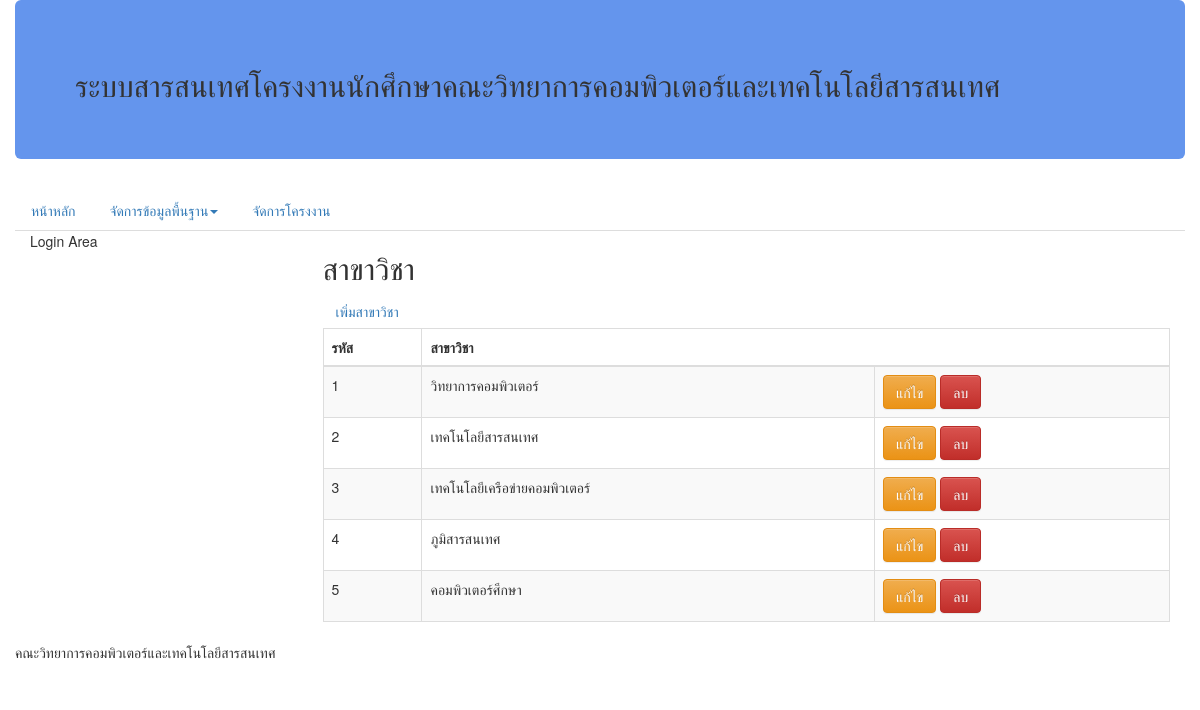
The app's page /program_list.php with its own data.
### tables this page shows
CREATE TABLE IF NOT EXISTS `program` (
  `prg_id` int(11) NOT NULL AUTO_INCREMENT,
  `prg_name` varchar(45) DEFAULT NULL,
  PRIMARY KEY (`prg_id`),
  UNIQUE KEY `prg_name_UNIQUE` (`prg_name`)
);

### program_list.php (the view, shortened to what this page needs)
<!DOCTYPE html>
<html lang="en">
    <head>
        <link href="bootstrap/css/bootstrap.css" rel="stylesheet" type="text/css">
        <link href="bootstrap/css/bootstrap-theme.css" rel="stylesheet" type="text/css">
    </head>
    <body>
        <div class="container">
            <div class="row">
                <div class="jumbotron" style="background-color: cornflowerblue;">
                    <?php include 'topbanner.php';?>
                </div>
            </div>
            <div class="row">
                <?php include 'menu.php';?>
            </div>
            <div class="row">
                <div class="col-sm-12 col-md-3 col-lg-3">
                    <p>Login Area</p>
                </div>
                <div class="col-sm-12 col-md-9 col-lg-9">
                    <h2>สาขาวิชา</h2>
                    <a href="program_add.php" class="btn btn-link">เพิ่มสาขาวิชา</a>
                    <table class="table table-bordered table-striped">
                        <thead>
                            <tr>
                                <th>รหัส</th>
                                <th colspan="2">สาขาวิชา</th>
                            </tr>
                        </thead>
                        <tbody>
                            <?php
                                include 'connectdb.php';
                                $sql =  'SELECT * FROM program order by prg_id';
                                $result = mysqli_query($conn,$sql);
                                while (($row = mysqli_fetch_array($result, MYSQLI_ASSOC)) != NULL) {
                                    echo '<tr>';
                                    echo '<td>' . $row['prg_id'] . '</td>';
                                    echo '<td>' . $row['prg_name'] . '</td>';
                                    echo '<td>';
                            ?>
                                <a href="program_edit.php?prg_id=<?php echo $row['prg_id'];?>" class="btn btn-warning">แก้ไข</a>
                                <a href="JavaScript:if(confirm('ยืนยันการลบ')==true){window.location='program_delete.php?prg_id=<?php echo $row["prg_id"];?>'}" class="btn btn-danger">ลบ</a>
                            <?php
                                    echo '</td>';
                                    echo '</tr>';
                                }
                            ?>
                        </tbody>
                    </table>
                </div>
            </div>
            <div class="row">
                <address>คณะวิทยาการคอมพิวเตอร์และเทคโนโลยีสารสนเทศ</address>
            </div>
        </div>
    </body>
</html>

### records on screen
program: prg_id "1", prg_name "วิทยาการคอมพิวเตอร์"
program: prg_id "2", prg_name "เทคโนโลยีสารสนเทศ"
program: prg_id "3", prg_name "เทคโนโลยีเครือข่ายคอมพิวเตอร์"
program: prg_id "4", prg_name "ภูมิสารสนเทศ"
program: prg_id "5", prg_name "คอมพิวเตอร์ศึกษา"
